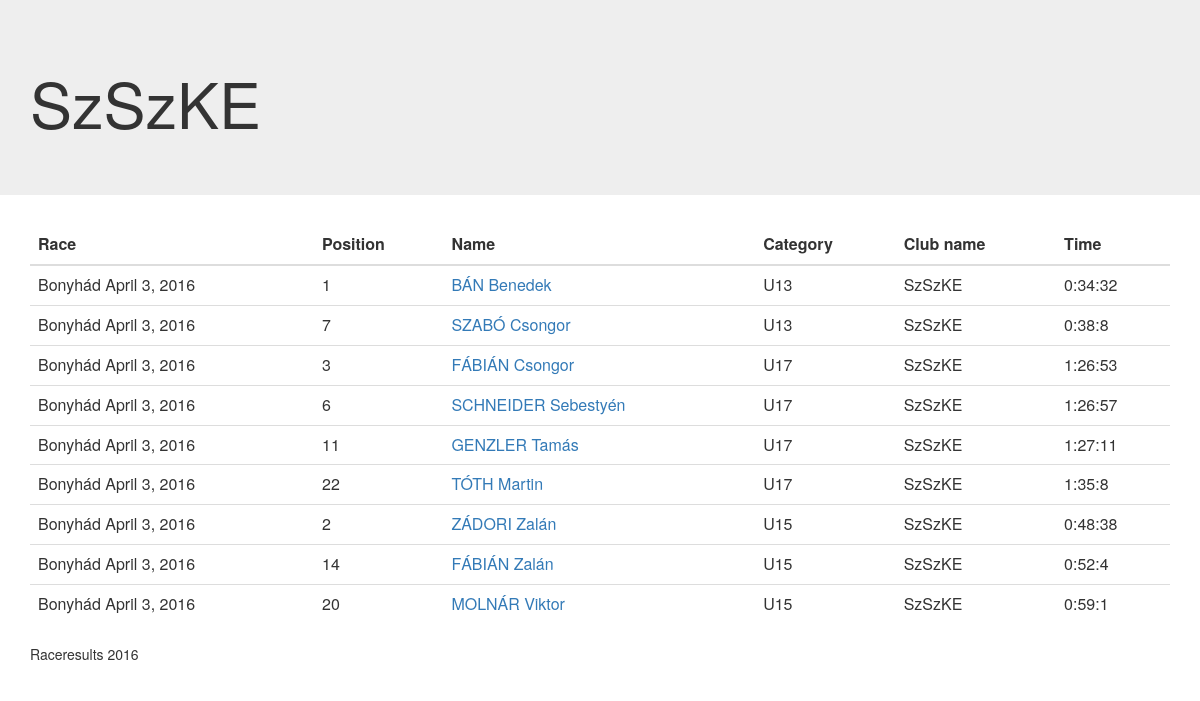
Screenshot of /club/292/ with the database file from the repository.
### result/models.py (models this page shows)
class Club(models.Model):
    name = models.CharField(max_length=255)

class Result(models.Model):
    status_types = (
        ('FIN', 'Finished'),
        ('DNF', 'Did not finish'),
        ('DSQ', 'Disqualified'),
        ('DNS', 'Did not start'),
    )
    status = models.CharField(choices=status_types, max_length=3)
    athlete = models.ForeignKey('Athlete')
    race = models.ForeignKey('Race')
    club = models.ForeignKey('Club', null=True, blank=True)
    total_time = models.IntegerField()
    position = models.IntegerField()
    race_number = models.CharField(max_length=5)
    imported_at = models.DateTimeField()
    category = models.CharField(max_length=20, null=True, blank=True)
    @property
    def time(self):
        if self.total_time != -1:
            m, s = divmod(self.total_time, 60)
            h, m = divmod(m, 60)
            return '%s:%s:%s' % (h,m,s)

class Race(models.Model):
    name = models.CharField(max_length=255)
    short_name = models.CharField(max_length=30)
    url = models.URLField()
    date = models.DateField()
    type_choices = (
        ('XCO', 'Olymic Cross Country'),
        ('CX', 'Cyclocross'),
        ('XCM', 'Cross Country Marathon'),
        ('ROAD', 'Road race'),
        ('XCU', 'Cross Country Ultra'),
    )
    type = models.CharField(max_length=4, choices=type_choices)
    location = models.CharField(max_length=255)
    description = models.TextField(null=True, blank=True)

class Athlete(models.Model):
    name = models.CharField(max_length=30)
    year_of_birth = models.IntegerField(default=0)
    uci_number = models.CharField(max_length=20, null=True, blank=True)

### result/views.py (the view)
# urls.py: url(r'^club/(?P<club_id>[0-9]+)/$', views.club_view),
def club_view(request, club_id):
    club = Club.objects.get(id=club_id)
    results = Result.objects.filter(club=club)
    context = {
        'results': results,
        'club': club
    }
    return TemplateResponse(request, 'club.html', context)

### result/templates/club.html
{% extends 'layout.html' %}
{% block header %}
    <h1>{{ club.name }}</h1>
{% endblock %}
{% block content %}
    <table class="table table-hover">
        <thead>
        <tr>
            <th>Race</th>
            <th>Position</th>
            <tH>Name</tH>
            <th>Category</th>
            <th>Club name</th>
            <th>Time</th>
        </tr>
        </thead>
        {% for result in results %}
            <tr>
                <td>{{ result.race.name }} {{ result.race.date }}</td>
                <td>{{ result.position }}</td>
                <td><a href="/athlete/{{ result.athlete.id }}/">{{ result.athlete.name }}</a></td>
                <td>{{ result.category }}</td>
                <td>{{ result.club.name }}</td>
                <td>{{ result.time }}</td>
            </tr>
        {% endfor %}
    </table>
{% endblock %}

### rows the page displays
Club: name "SzSzKE"
Result: race.name "Bonyhád", race "April 3, 2016", position "1", athlete.name "BÁN Benedek", category "U13", club.name "SzSzKE", time "0:34:32"
Result: race.name "Bonyhád", race "April 3, 2016", position "7", athlete.name "SZABÓ Csongor", category "U13", club.name "SzSzKE", time "0:38:8"
Result: race.name "Bonyhád", race "April 3, 2016", position "3", athlete.name "FÁBIÁN Csongor", category "U17", club.name "SzSzKE", time "1:26:53"
Result: race.name "Bonyhád", race "April 3, 2016", position "6", athlete.name "SCHNEIDER Sebestyén", category "U17", club.name "SzSzKE", time "1:26:57"
Result: race.name "Bonyhád", race "April 3, 2016", position "11", athlete.name "GENZLER Tamás", category "U17", club.name "SzSzKE", time "1:27:11"
Result: race.name "Bonyhád", race "April 3, 2016", position "22", athlete.name "TÓTH Martin", category "U17", club.name "SzSzKE", time "1:35:8"
Result: race.name "Bonyhád", race "April 3, 2016", position "2", athlete.name "ZÁDORI Zalán", category "U15", club.name "SzSzKE", time "0:48:38"
Result: race.name "Bonyhád", race "April 3, 2016", position "14", athlete.name "FÁBIÁN Zalán", category "U15", club.name "SzSzKE", time "0:52:4"
Result: race.name "Bonyhád", race "April 3, 2016", position "20", athlete.name "MOLNÁR Viktor", category "U15", club.name "SzSzKE", time "0:59:1"
